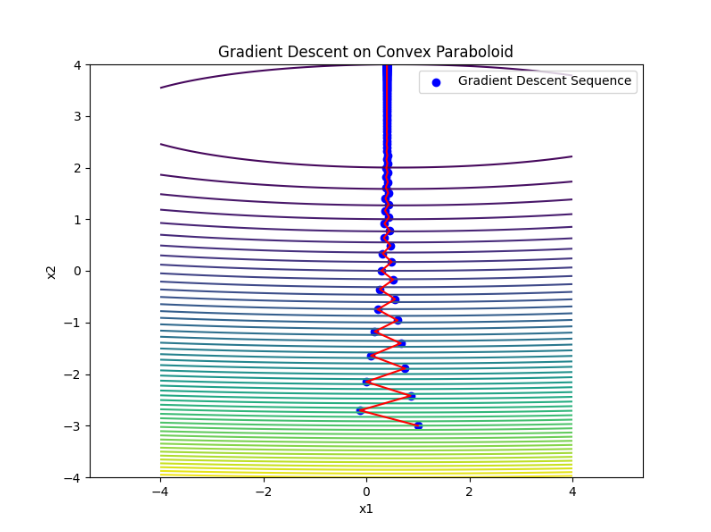

Source code (Python):
import numpy as np
import matplotlib.pyplot as plt

gradient_sequence = np.loadtxt('gradient_descent_sequence.txt')

x1 = gradient_sequence[:,0]
x2 = gradient_sequence[:,1]
a1 , a2 = 0.2, 6
c1, c2 = 0.6, 3
def zigzag(x1,x2, a1,a2,c1,c2):
    return (a1*(x1-c1)**2)+(a2*(x2-c2)**2)

# Create a meshgrid for plotting the contour
x1_grid, x2_grid = np.meshgrid(np.linspace(-4, 4, 400), np.linspace(-4, 4, 400))
z_grid = zigzag(x1_grid, x2_grid, a1, a2, c1, c2)

# Plot the contour of the function
plt.figure(figsize=(8, 6))
plt.contour(x1_grid, x2_grid, z_grid, levels=50, cmap='viridis')
plt.scatter(x1, x2, color='blue', label='Gradient Descent Sequence')

plt.plot(x1, x2, color='red', linestyle='-')
plt.xlabel('x1')
plt.ylabel('x2')
plt.title('Gradient Descent on Convex Paraboloid')
plt.legend()
plt.axis('equal')
plt.show()
